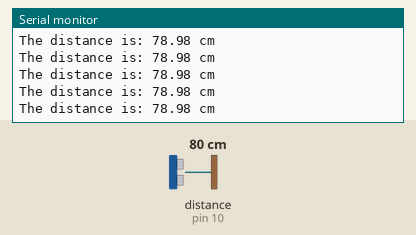
The sketch below on a simulated Arduino Uno, built with avr-gcc and run on an emulated ATmega328P. Shown: the last lines printed to the serial monitor. Wiring (inferred from the names in the program): ultrasonic range finder: trigger pin 10; echo pin 10. The test bench sets the inputs (shaded band); at power-on: distance to the obstacle (sensor on pin 10) 80 cm. The echo pulse lasts 58.3 µs per cm.

Above: at 1.2 s.
1.3 s: distance to the obstacle (sensor on pin 10) set to 2 cm
At 1.63 s:
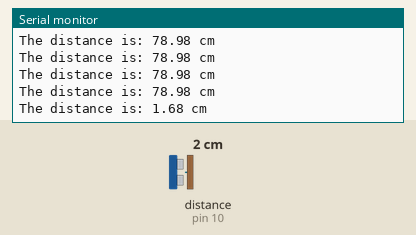
2.8 s: distance to the obstacle (sensor on pin 10) set to 4 cm
At 2.87 s:
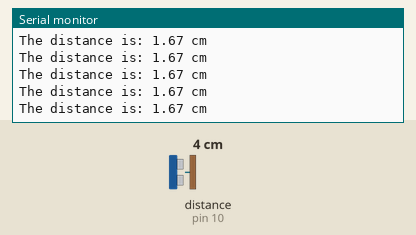
Timing chart, 0 to 5.8 s (numbered marks = the images above; inputs shaded):
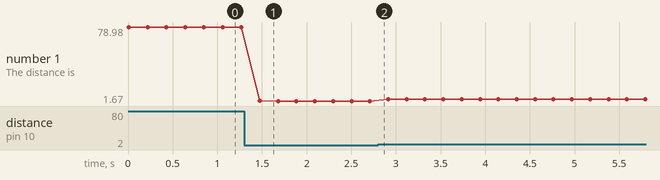

Measured:
- after the input at 1.3 s, the serial monitor: prints a new line after 0.18 s (image 1)
- plotted number 1: 78.98 → 1.67 after the input at 1.3 s, 1.67 → 3.66 after the input at 2.8 s

The sketch:

7_read_ultrasonic.ino
```cpp
// Define the pin for the ultrasonic module
#define ULTRASONIC_PIN 10

void setup() {
  // Start the serial communication
  Serial.begin(9600);
}

void loop() {

  // A 4ms delay is required, otherwise the reading may be 0
  delay(4);

  //Set to OUTPUT to send signal
  pinMode(ULTRASONIC_PIN, OUTPUT);

  // Clear the trigger pin
  digitalWrite(ULTRASONIC_PIN, LOW);
  delayMicroseconds(2);

  // Trigger the sensor by sending a high pulse for 10us
  digitalWrite(ULTRASONIC_PIN, HIGH);
  delayMicroseconds(10);

  // Set the trigger pin back to low
  digitalWrite(ULTRASONIC_PIN, LOW);

  //Set to INPUT to read
  pinMode(ULTRASONIC_PIN, INPUT);

  // pulseIn returns the duration of the pulse on the pin
  float duration = pulseIn(ULTRASONIC_PIN, HIGH);

  // Calculate the distance (in cm) based on the speed of sound (340 m/s or 0.034 cm/us)
  float distance = duration * 0.034 / 2;

  // Print the distance to the serial monitor
  Serial.print("The distance is: ");
  Serial.print(distance);
  Serial.println(" cm");

  // Delay a bit to let the sensor settle before the next measurement
  delay(200);
}
```
